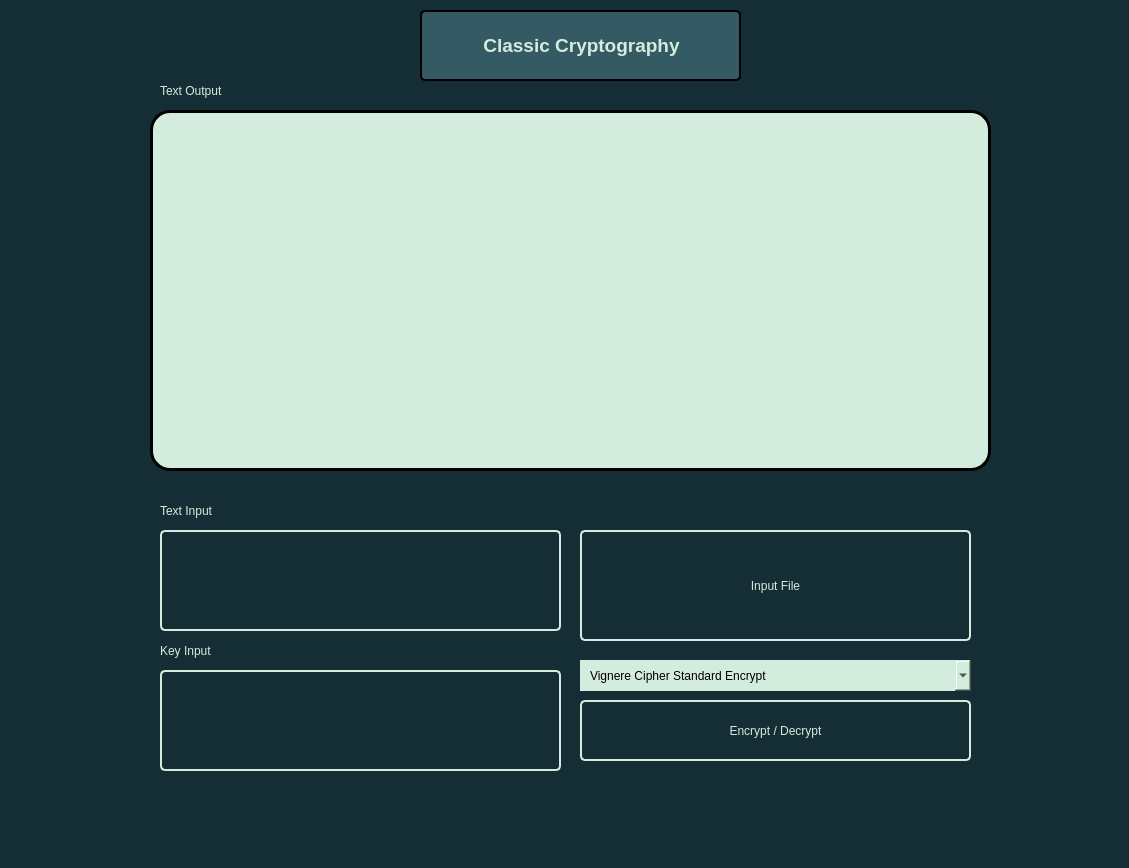
<?xml version="1.0" encoding="UTF-8"?>
<ui version="4.0">
 <class>MainWindow</class>
 <widget class="QMainWindow" name="MainWindow">
  <property name="geometry">
   <rect>
    <x>0</x>
    <y>0</y>
    <width>1129</width>
    <height>868</height>
   </rect>
  </property>
  <property name="windowTitle">
   <string>MainWindow</string>
  </property>
  <property name="styleSheet">
   <string notr="true">background-color: rgb(21, 45, 53);</string>
  </property>
  <widget class="QWidget" name="centralwidget">
   <widget class="QLabel" name="label">
    <property name="geometry">
     <rect>
      <x>420</x>
      <y>10</y>
      <width>321</width>
      <height>71</height>
     </rect>
    </property>
    <property name="styleSheet">
     <string notr="true">background-color: rgb(52, 91, 99);
font-family: &quot;Cascadia Code SemiBold&quot;;
border: 2px solid black;
border-radius: 5px;
font-size: 10px;
color: #D4ECDD;</string>
    </property>
    <property name="text">
     <string>&lt;html&gt;&lt;head/&gt;&lt;body&gt;&lt;p align=&quot;center&quot;&gt;&lt;span style=&quot; font-size:14pt; font-weight:600;&quot;&gt;Classic Cryptography&lt;/span&gt;&lt;/p&gt;&lt;/body&gt;&lt;/html&gt;</string>
    </property>
   </widget>
   <widget class="QPlainTextEdit" name="outputTextArea">
    <property name="geometry">
     <rect>
      <x>150</x>
      <y>110</y>
      <width>841</width>
      <height>361</height>
     </rect>
    </property>
    <property name="styleSheet">
     <string notr="true">background-color: #D4ECDD;
font-size: 15px;
font-weight: bold;
border-radius: 20px;
border: 3px solid black;
font: 75 18pt &quot;Cascadia Code&quot;;
padding: 10px;
color: #112031</string>
    </property>
    <property name="plainText">
     <string/>
    </property>
   </widget>
   <widget class="QComboBox" name="cipherAlgorithmComboBox">
    <property name="geometry">
     <rect>
      <x>580</x>
      <y>660</y>
      <width>391</width>
      <height>31</height>
     </rect>
    </property>
    <property name="styleSheet">
     <string notr="true">background-color: rgb(212, 236, 221);
font: 75 10pt &quot;Cascadia Code&quot;;
padding-left: 10px;
border: none;</string>
    </property>
    <item>
     <property name="text">
      <string>Vignere Cipher Standard Encrypt</string>
     </property>
    </item>
    <item>
     <property name="text">
      <string>Vignere Cipher Standard Decrypt</string>
     </property>
    </item>
    <item>
     <property name="text">
      <string>Full Vignere Cipher Encrypt</string>
     </property>
    </item>
    <item>
     <property name="text">
      <string>Full Vignere Cipher Decrypt</string>
     </property>
    </item>
    <item>
     <property name="text">
      <string>Auto Key Vignere Cipher Encrypt</string>
     </property>
    </item>
    <item>
     <property name="text">
      <string>Auto Key Vignere Cipher Decrypt</string>
     </property>
    </item>
    <item>
     <property name="text">
      <string>Extended Vignere Cipher Encrypt</string>
     </property>
    </item>
    <item>
     <property name="text">
      <string>Extended Vignere Cipher Decrypt</string>
     </property>
    </item>
    <item>
     <property name="text">
      <string>Playfair Cipher Encrypt</string>
     </property>
    </item>
    <item>
     <property name="text">
      <string>Playfair Cipher Decrypt</string>
     </property>
    </item>
    <item>
     <property name="text">
      <string>Affine Cipher Encrypt</string>
     </property>
    </item>
    <item>
     <property name="text">
      <string>Affine Cipher Decrypt</string>
     </property>
    </item>
    <item>
     <property name="text">
      <string>Hill Cipher Encrypt</string>
     </property>
    </item>
    <item>
     <property name="text">
      <string>Hill Cipher Decrypt</string>
     </property>
    </item>
   </widget>
   <widget class="QPushButton" name="encryptDecryptButton">
    <property name="geometry">
     <rect>
      <x>580</x>
      <y>700</y>
      <width>391</width>
      <height>61</height>
     </rect>
    </property>
    <property name="styleSheet">
     <string notr="true">color: #D4ECDD;
font: 75 10pt &quot;Cascadia Code&quot;;
border: 2px solid #D4ECDD;
border-radius: 5px;</string>
    </property>
    <property name="text">
     <string>Encrypt / Decrypt</string>
    </property>
   </widget>
   <widget class="QPlainTextEdit" name="inputText">
    <property name="geometry">
     <rect>
      <x>160</x>
      <y>530</y>
      <width>401</width>
      <height>101</height>
     </rect>
    </property>
    <property name="styleSheet">
     <string notr="true">border: 2px solid #D4ECDD;
border-radius: 5px;
color: rgb(212, 236, 221);
padding: 5px;
font: 75 13pt &quot;Cascadia Code&quot;;</string>
    </property>
    <property name="plainText">
     <string/>
    </property>
   </widget>
   <widget class="QPushButton" name="inputFileButton">
    <property name="geometry">
     <rect>
      <x>580</x>
      <y>530</y>
      <width>391</width>
      <height>111</height>
     </rect>
    </property>
    <property name="styleSheet">
     <string notr="true">color: #D4ECDD;
font: 75 20pt &quot;Cascadia Code&quot;;
border: 2px solid #D4ECDD;
border-radius: 5px;</string>
    </property>
    <property name="text">
     <string>Input File</string>
    </property>
   </widget>
   <widget class="QLabel" name="label_2">
    <property name="geometry">
     <rect>
      <x>160</x>
      <y>500</y>
      <width>111</width>
      <height>21</height>
     </rect>
    </property>
    <property name="styleSheet">
     <string notr="true">color: #D4ECDD;
font: 75 13pt &quot;Cascadia Code&quot;;</string>
    </property>
    <property name="text">
     <string>Text Input</string>
    </property>
   </widget>
   <widget class="QLabel" name="label_3">
    <property name="geometry">
     <rect>
      <x>160</x>
      <y>80</y>
      <width>111</width>
      <height>21</height>
     </rect>
    </property>
    <property name="styleSheet">
     <string notr="true">color: #D4ECDD;
font: 75 13pt &quot;Cascadia Code&quot;;</string>
    </property>
    <property name="text">
     <string>Text Output</string>
    </property>
   </widget>
   <widget class="QLabel" name="label_4">
    <property name="geometry">
     <rect>
      <x>160</x>
      <y>640</y>
      <width>111</width>
      <height>21</height>
     </rect>
    </property>
    <property name="styleSheet">
     <string notr="true">color: #D4ECDD;
font: 75 13pt &quot;Cascadia Code&quot;;</string>
    </property>
    <property name="text">
     <string>Key Input</string>
    </property>
   </widget>
   <widget class="QPlainTextEdit" name="inputText_2">
    <property name="geometry">
     <rect>
      <x>160</x>
      <y>670</y>
      <width>401</width>
      <height>101</height>
     </rect>
    </property>
    <property name="styleSheet">
     <string notr="true">border: 2px solid #D4ECDD;
border-radius: 5px;
color: rgb(212, 236, 221);
padding: 5px;
font: 75 13pt &quot;Cascadia Code&quot;;</string>
    </property>
    <property name="plainText">
     <string/>
    </property>
   </widget>
  </widget>
  <widget class="QMenuBar" name="menubar">
   <property name="geometry">
    <rect>
     <x>0</x>
     <y>0</y>
     <width>1129</width>
     <height>21</height>
    </rect>
   </property>
  </widget>
  <widget class="QStatusBar" name="statusbar"/>
 </widget>
 <resources/>
 <connections/>
</ui>
